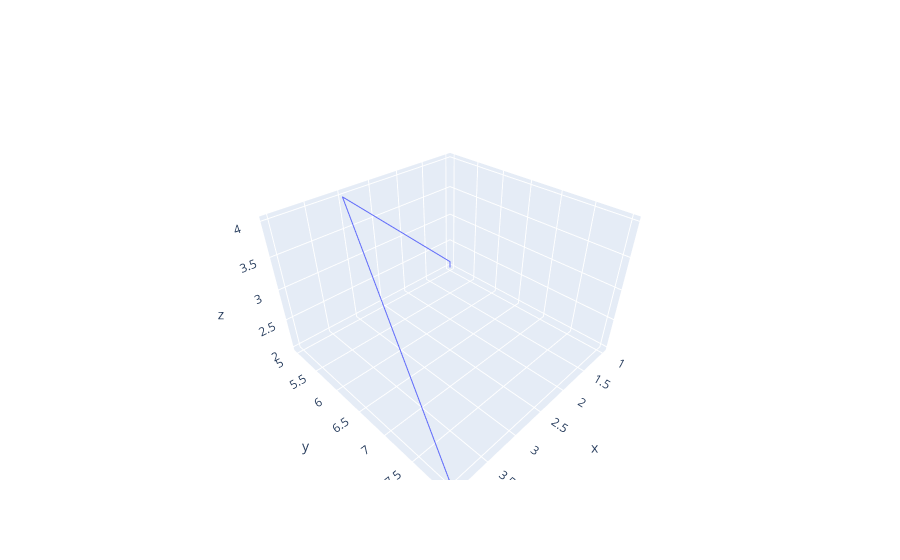

Write notebook code for a chart like this one.
### Code cell
fig = go.Figure()
fig.add_trace(go.Scatter3d(x =[1,2,3,4] , y =[5,6,5,8], z=[2,3,4,2],mode='lines' )) 
fig.show()

### Figure 1 — Plotly figure (JSON) as saved in the notebook; plotly's stock layout.template omitted (floating-point values rounded to 4 significant figures)
{"data": [{"mode": "lines", "type": "scatter3d", "x": [1, 2, 3, 4], "y": [5, 6, 5, 8], "z": [2, 3, 4, 2]}], "layout": {}}
